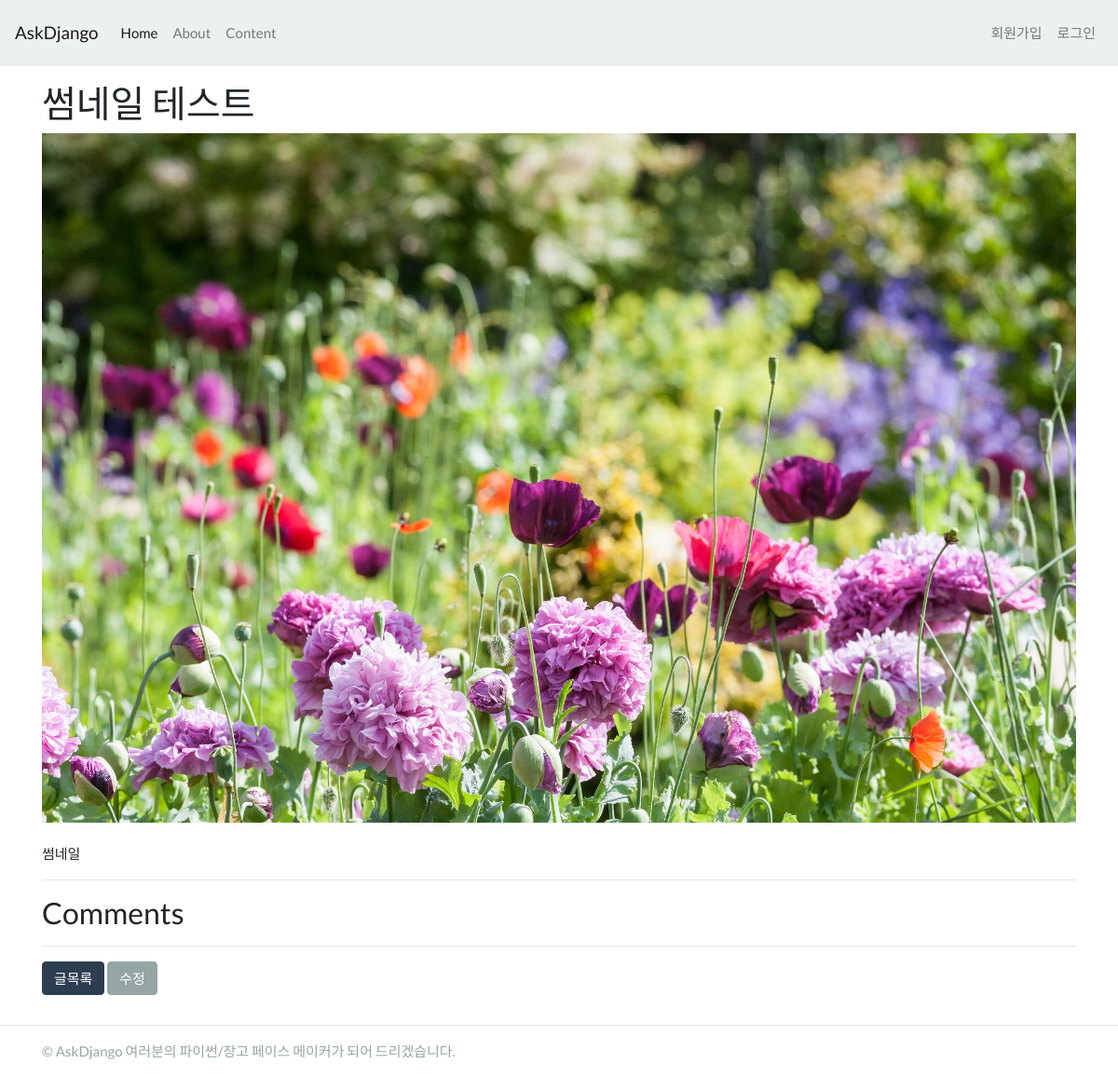
/blog/18/, run on the app's committed database.
### blog/models.py (models this page shows, shortened)
class Post(models.Model):
    STATUS_CHOICES = (
        ('d', 'Draft'),
        ('p', 'Published'),
        ('w', 'Withdrawn'),
    )
    user = models.ForeignKey(settings.AUTH_USER_MODEL, on_delete=models.CASCADE)
    title = models.CharField(max_length=100, verbose_name='제목',
        help_text='포스팅 제목을 입력해주세요. 최대 100자 내외.') #길이 제한 있는 문자열
    content = models.TextField(verbose_name='내용') #길이 제한 없는 문자열
    photo = ProcessedImageField(blank=True, upload_to='blog/post/%Y/%m/%d',
                                processors=[Thumbnail(300, 300)],
                                format='JPEG',
                                options={'quality': 60}) #업로드 파일을 디렉토리별 시간대별로 관리함
    tags = models.CharField(max_length=100, blank=True)
    lnglat = models.CharField(max_length=50, blank=True, help_text='경도/위도 포맷으로 입력',
        validators=[lnglat_validator],
        )
    status = models.CharField(max_length=1, choices=STATUS_CHOICES)
    tag_set = models.ManyToManyField('Tag', blank=True) #같은 app내에 있는 클래스를 지정할때 클래스가 뒤에서 지정되어도 ''으로 지정가능
    created_at = models.DateTimeField(auto_now_add=True)
    updated_at = models.DateTimeField(auto_now=True)
    class Meta:
        ordering = ['-id'] #'-'붙이면 내림차순 정렬(최근 것부터 보여줌)

### blog/views.py (the view)
# urls.py: path('<int:id>/', views.post_detail, name='post_detail'),
def post_detail(request, id):
    post = get_object_or_404(Post, id=id)  #지정 Record가 없는 것은 서버오류(500)가 아니므로 404오류로 바꿔줘야 한다.
    return render(request, 'blog/post_detail.html', {
        'post':post,
    })

### blog/templates/blog/post_detail.html (shortened to what this page needs)
{% extends "blog/layout.html" %}
{% load imagekit %}
{% block content %}
    <div class="container">
        <div class="row">
            <div class="col-sm-12">
                <p>
                <h2>{{ post.title }}</h2>
                {% if post.photo %}
                    <img src="{{ post.photo.url }}" style="max-width: 100%;">
                    {% thumbnail "100x100" post.photo as thumb %}
                {% endif %}
                {{ post.content|linebreaks }}
                <hr/>
                <h3>Comments</h3>
                <hr>
                <a href="{% url "blog:post_list" %}" class="btn btn-primary">글목록</a>
                <a href="{% url "blog:post_edit" post.id %}" class="btn btn-secondary">수정</a>
                </p>
            </div>
        </div>
    </div>
{% endblock %}

### data on the page
Post: title "썸네일 테스트", photo (picture), content "썸네일"
